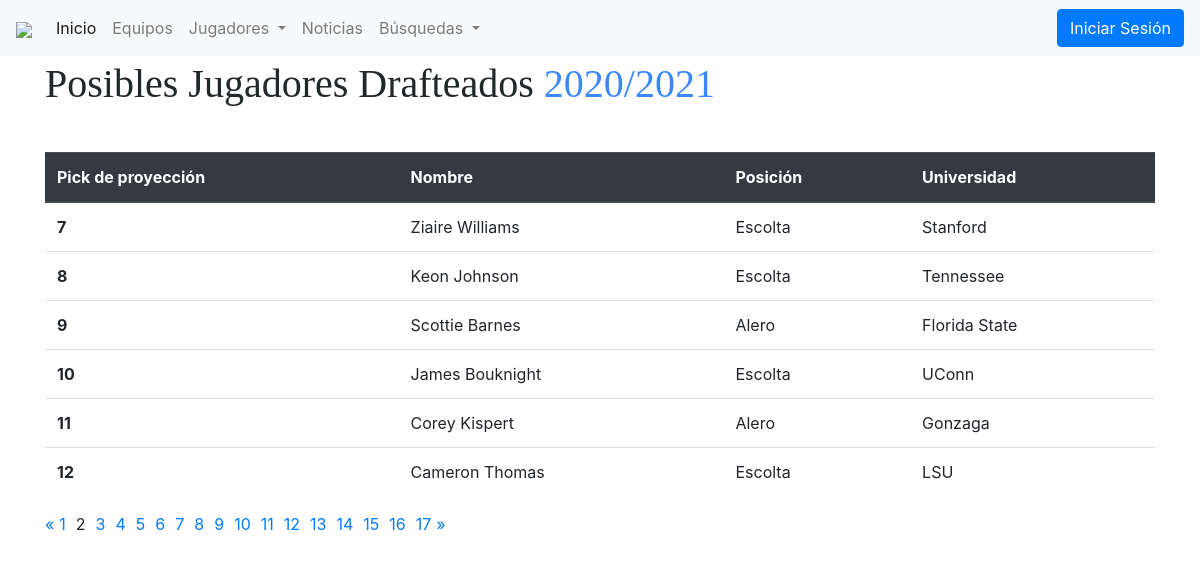
The page /drafteados/?page=2 on the database its author committed.
### main/models.py (models this page shows, shortened)
class Drafteado(models.Model):
    nombreJugador = models.CharField(max_length=64, default="nul")
    posicionJugador = models.CharField(PosicionDraft,max_length=64, default="nul")
    universidad = models.CharField(max_length=256, default="nul")
    pickJugador = models.IntegerField(default=0)

### main/views.py (the view)
# urls.py: path('drafteados/', views.lista_drafteados),
def lista_drafteados(request):
    drafteados_list=Drafteado.objects.all()
    page = request.GET.get('page', 1)
    paginator = Paginator(drafteados_list, 6)
    try:
        drafteados = paginator.page(page)
    except PageNotAnInteger:
        drafteados = paginator.page(1)
    except EmptyPage:
        drafteados = paginator.page(paginator.num_pages)
    return render(request, 'drafteados.html', { 'drafteados': drafteados })

### main/templates/drafteados.html (shortened to what this page needs)
{% extends 'base.html' %}
  {% block contenido %}
  <body>
    <main class="main">
        <div class="container">
            <div class="inner__headings">
            <h3 class="inner__head">Posibles Jugadores Drafteados <span class="inner__clr">2020/2021</span></h3>
            </div>
            <table class="table">
                <thead class="thead-dark">
                <tr>
                    <th scope="col">Pick de proyección</th>
                    <th scope="col">Nombre</th>
                    <th scope="col">Posición</th>
                    <th scope="col">Universidad</th>
                </tr>
                </thead>
                <tbody>
                {% for row in drafteados %}
                <tr>
                    <th>{{row.pickJugador}}</th>
                    <td>{{row.nombreJugador}}</td>
                    <td>{{row.posicionJugador}}</td>
                    <td>{{row.universidad}}</td>
                </tr>
                {% endfor %}
                </tbody>
            </table>
            {% if drafteados.has_other_pages %}
            <ul class="pagination">
                {% if drafteados.has_previous %}
                <li><a href="?page={{ drafteados.previous_page_number }}">&laquo;</a></li>
                {% else %}
                <li class="disabled"><span>&laquo;</span></li>
                {% endif %}
                {% for i in drafteados.paginator.page_range %}
                {% if drafteados.number == i %}
                    <li style="margin-right: 5px; margin-left: 5px;" class="active"><span>{{ i }} <span class="sr-only">(current)</span></span></li>
                {% else %}
                    <li style="margin-right: 5px; margin-left: 5px;"><a href="?page={{ i }}">{{ i }}</a></li>
                {% endif %}
                {% endfor %}
                {% if drafteados.has_next %}
                <li ><a  href="?page={{ drafteados.next_page_number }}">&raquo;</a></li>
                {% else %}
                <li class="disabled"><span>&raquo;</span></li>
                {% endif %}
            </ul>
            {% endif %}
  </div>
  </main>
  </body>
  {% endblock %}

### rows shown on the page
Drafteado: pickJugador "7", nombreJugador "Ziaire Williams", posicionJugador "Escolta", universidad "Stanford"
Drafteado: pickJugador "8", nombreJugador "Keon Johnson", posicionJugador "Escolta", universidad "Tennessee"
Drafteado: pickJugador "9", nombreJugador "Scottie Barnes", posicionJugador "Alero", universidad "Florida State"
Drafteado: pickJugador "10", nombreJugador "James Bouknight", posicionJugador "Escolta", universidad "UConn"
Drafteado: pickJugador "11", nombreJugador "Corey Kispert", posicionJugador "Alero", universidad "Gonzaga"
Drafteado: pickJugador "12", nombreJugador "Cameron Thomas", posicionJugador "Escolta", universidad "LSU"

### other values the page prints
{{ i }} "1" "3" "4" "5" "6" "7" "8" "9" "10" "11" "12" "13" "14" "15" "16" "17"
{{ i }} "2"
